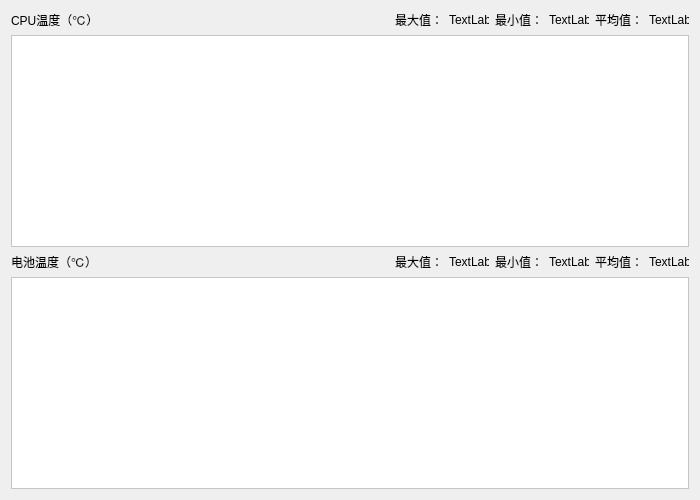
<?xml version="1.0" encoding="UTF-8"?>
<ui version="4.0">
 <class>tempDetail</class>
 <widget class="QWidget" name="tempDetail">
  <property name="geometry">
   <rect>
    <x>0</x>
    <y>0</y>
    <width>700</width>
    <height>500</height>
   </rect>
  </property>
  <property name="windowTitle">
   <string>温度详情</string>
  </property>
  <layout class="QGridLayout" name="gridLayout">
   <item row="0" column="0">
    <layout class="QVBoxLayout" name="verticalLayout">
     <item>
      <layout class="QHBoxLayout" name="horizontalLayout_2">
       <item>
        <widget class="QLabel" name="label">
         <property name="sizePolicy">
          <sizepolicy hsizetype="Expanding" vsizetype="Fixed">
           <horstretch>0</horstretch>
           <verstretch>0</verstretch>
          </sizepolicy>
         </property>
         <property name="text">
          <string>CPU温度（℃）</string>
         </property>
        </widget>
       </item>
       <item>
        <widget class="QLabel" name="label_6">
         <property name="text">
          <string>最大值：</string>
         </property>
        </widget>
       </item>
       <item>
        <widget class="QLabel" name="cpuTempMaxLabel">
         <property name="sizePolicy">
          <sizepolicy hsizetype="Fixed" vsizetype="Preferred">
           <horstretch>0</horstretch>
           <verstretch>0</verstretch>
          </sizepolicy>
         </property>
         <property name="minimumSize">
          <size>
           <width>40</width>
           <height>0</height>
          </size>
         </property>
         <property name="maximumSize">
          <size>
           <width>40</width>
           <height>16777215</height>
          </size>
         </property>
         <property name="text">
          <string>TextLabel</string>
         </property>
        </widget>
       </item>
       <item>
        <widget class="QLabel" name="label_5">
         <property name="text">
          <string>最小值：</string>
         </property>
        </widget>
       </item>
       <item>
        <widget class="QLabel" name="cpuTempMinLabel">
         <property name="sizePolicy">
          <sizepolicy hsizetype="Fixed" vsizetype="Preferred">
           <horstretch>0</horstretch>
           <verstretch>0</verstretch>
          </sizepolicy>
         </property>
         <property name="minimumSize">
          <size>
           <width>40</width>
           <height>0</height>
          </size>
         </property>
         <property name="maximumSize">
          <size>
           <width>40</width>
           <height>16777215</height>
          </size>
         </property>
         <property name="text">
          <string>TextLabel</string>
         </property>
        </widget>
       </item>
       <item>
        <widget class="QLabel" name="label_7">
         <property name="text">
          <string>平均值：</string>
         </property>
        </widget>
       </item>
       <item>
        <widget class="QLabel" name="cpuTempAveLabel">
         <property name="sizePolicy">
          <sizepolicy hsizetype="Fixed" vsizetype="Preferred">
           <horstretch>0</horstretch>
           <verstretch>0</verstretch>
          </sizepolicy>
         </property>
         <property name="minimumSize">
          <size>
           <width>40</width>
           <height>0</height>
          </size>
         </property>
         <property name="maximumSize">
          <size>
           <width>40</width>
           <height>16777215</height>
          </size>
         </property>
         <property name="text">
          <string>TextLabel</string>
         </property>
        </widget>
       </item>
      </layout>
     </item>
     <item>
      <widget class="QTextEdit" name="cpuTempTextEdit">
       <property name="styleSheet">
        <string notr="true">background-color: rgb(255, 255, 255);</string>
       </property>
      </widget>
     </item>
     <item>
      <layout class="QHBoxLayout" name="horizontalLayout">
       <item>
        <widget class="QLabel" name="batteryLabel">
         <property name="sizePolicy">
          <sizepolicy hsizetype="Expanding" vsizetype="Fixed">
           <horstretch>0</horstretch>
           <verstretch>0</verstretch>
          </sizepolicy>
         </property>
         <property name="text">
          <string>电池温度（℃）</string>
         </property>
        </widget>
       </item>
       <item>
        <widget class="QLabel" name="label_2">
         <property name="text">
          <string>最大值：</string>
         </property>
        </widget>
       </item>
       <item>
        <widget class="QLabel" name="batteryMaxLabel">
         <property name="sizePolicy">
          <sizepolicy hsizetype="Fixed" vsizetype="Preferred">
           <horstretch>0</horstretch>
           <verstretch>0</verstretch>
          </sizepolicy>
         </property>
         <property name="minimumSize">
          <size>
           <width>40</width>
           <height>0</height>
          </size>
         </property>
         <property name="maximumSize">
          <size>
           <width>40</width>
           <height>16777215</height>
          </size>
         </property>
         <property name="text">
          <string>TextLabel</string>
         </property>
        </widget>
       </item>
       <item>
        <widget class="QLabel" name="label_3">
         <property name="text">
          <string>最小值：</string>
         </property>
        </widget>
       </item>
       <item>
        <widget class="QLabel" name="batteryMinLabel">
         <property name="sizePolicy">
          <sizepolicy hsizetype="Fixed" vsizetype="Preferred">
           <horstretch>40</horstretch>
           <verstretch>0</verstretch>
          </sizepolicy>
         </property>
         <property name="maximumSize">
          <size>
           <width>40</width>
           <height>16777215</height>
          </size>
         </property>
         <property name="text">
          <string>TextLabel</string>
         </property>
        </widget>
       </item>
       <item>
        <widget class="QLabel" name="label_4">
         <property name="text">
          <string>平均值：</string>
         </property>
        </widget>
       </item>
       <item>
        <widget class="QLabel" name="batteryAveLabel">
         <property name="sizePolicy">
          <sizepolicy hsizetype="Fixed" vsizetype="Preferred">
           <horstretch>0</horstretch>
           <verstretch>0</verstretch>
          </sizepolicy>
         </property>
         <property name="minimumSize">
          <size>
           <width>40</width>
           <height>0</height>
          </size>
         </property>
         <property name="maximumSize">
          <size>
           <width>40</width>
           <height>16777215</height>
          </size>
         </property>
         <property name="text">
          <string>TextLabel</string>
         </property>
        </widget>
       </item>
      </layout>
     </item>
     <item>
      <widget class="QTextEdit" name="batteryTextEdit">
       <property name="styleSheet">
        <string notr="true">background-color: rgb(255, 255, 255);</string>
       </property>
      </widget>
     </item>
    </layout>
   </item>
  </layout>
 </widget>
 <resources/>
 <connections/>
</ui>
